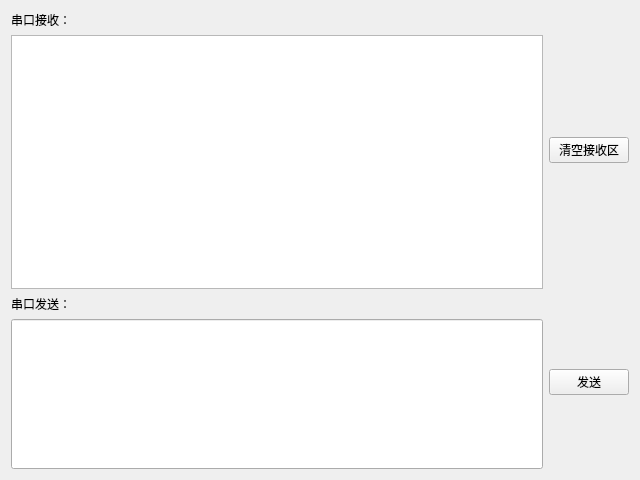
<?xml version="1.0" encoding="UTF-8"?>
<ui version="4.0">
 <class>seialpart</class>
 <widget class="QWidget" name="seialpart">
  <property name="geometry">
   <rect>
    <x>0</x>
    <y>0</y>
    <width>640</width>
    <height>480</height>
   </rect>
  </property>
  <property name="minimumSize">
   <size>
    <width>640</width>
    <height>480</height>
   </size>
  </property>
  <property name="maximumSize">
   <size>
    <width>640</width>
    <height>480</height>
   </size>
  </property>
  <property name="font">
   <font>
    <fontweight>Medium</fontweight>
   </font>
  </property>
  <property name="focusPolicy">
   <enum>Qt::FocusPolicy::NoFocus</enum>
  </property>
  <property name="windowTitle">
   <string>串口调试</string>
  </property>
  <layout class="QGridLayout" name="gridLayout">
   <item row="0" column="0">
    <layout class="QVBoxLayout" name="verticalLayout_2">
     <item>
      <widget class="QLabel" name="label">
       <property name="text">
        <string>串口接收：</string>
       </property>
      </widget>
     </item>
     <item>
      <widget class="QPlainTextEdit" name="recvEdit">
       <property name="readOnly">
        <bool>true</bool>
       </property>
      </widget>
     </item>
    </layout>
   </item>
   <item row="0" column="1">
    <widget class="QPushButton" name="cleanButton">
     <property name="text">
      <string>清空接收区</string>
     </property>
    </widget>
   </item>
   <item row="1" column="0">
    <layout class="QVBoxLayout" name="verticalLayout">
     <item>
      <widget class="QLabel" name="label_2">
       <property name="text">
        <string>串口发送：</string>
       </property>
      </widget>
     </item>
     <item>
      <widget class="QLineEdit" name="sendEdit">
       <property name="minimumSize">
        <size>
         <width>0</width>
         <height>150</height>
        </size>
       </property>
       <property name="alignment">
        <set>Qt::AlignmentFlag::AlignLeading|Qt::AlignmentFlag::AlignLeft|Qt::AlignmentFlag::AlignTop</set>
       </property>
      </widget>
     </item>
    </layout>
   </item>
   <item row="1" column="1">
    <widget class="QPushButton" name="sendButton">
     <property name="text">
      <string>发送</string>
     </property>
    </widget>
   </item>
  </layout>
 </widget>
 <resources/>
 <connections/>
</ui>
